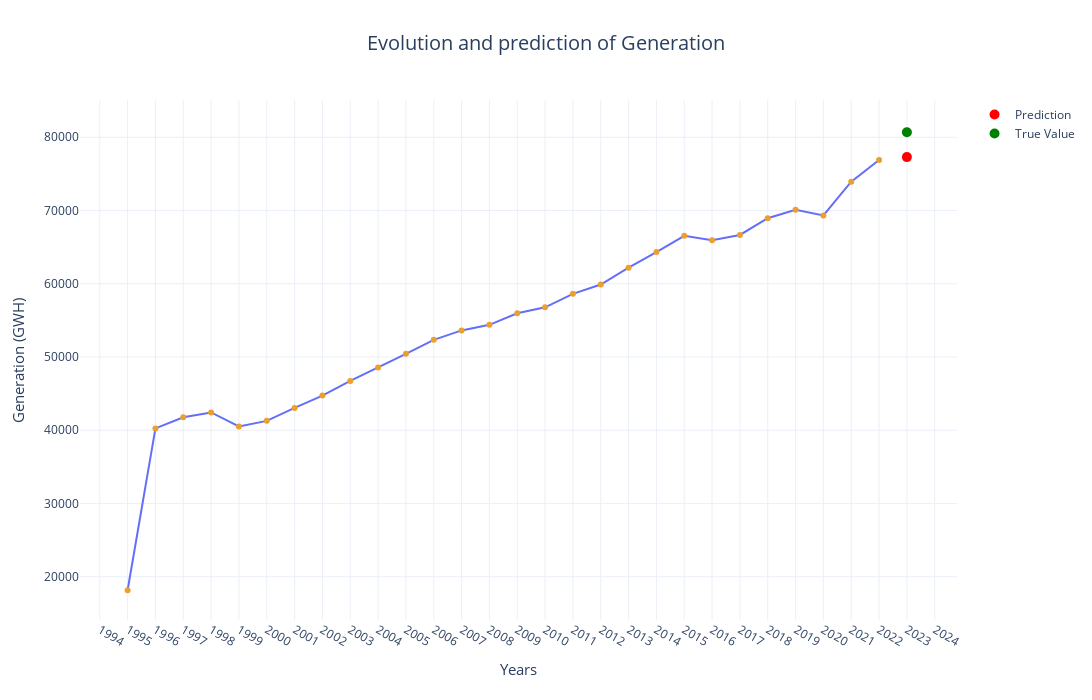

Notebook source saved alongside this figure:
### Markdown cell above
# Linear Regression Model for Predicting Future Generation Values

### Code cell
temp_reg=LinearRegression()
#df=df.loc[df["Year"] >1995]
data=yearlygeneration.groupby("Fecha").sum(numeric_only=True).reset_index()
temp_reg.fit(np.array(data["Fecha"]).reshape(-1,1),np.array(data["Total"]).reshape(-1,1))
prediccion= temp_reg.predict(np.array(2023).reshape(1,-1)).item()
#fig = px.scatter(data, x='Fecha', y='Total', title='Evolution and prediction of Generation',
    #             labels={'Fecha': 'Years', 'Total': 'Generation (GWH)'})
fig =px.line(data, x='Fecha', y='Total', title='Evolution and prediction of Generation',
                 labels={'Fecha': 'Years', 'Total': 'Generation (GWH)'},markers=True)
fig.update_traces(marker=dict(color='#EBA02E'))

# Add the prediction point
fig.add_trace(go.Scatter(
    x=[2023], y=[prediccion],
    mode='markers', name='Prediction',
    marker=dict(color='red', size=10)
))

# Add the true value point
fig.add_trace(go.Scatter(
    x=[2023], y=[80687.35],
    mode='markers', name='True Value',
    marker=dict(color='green', size=10)
))

# Update the layout
fig.update_layout(
    xaxis=dict(tickmode='linear'),
    yaxis=dict(tickformat=".0f"),
    template='plotly_white',
    title=dict(font=dict(size=20), x=0.5,  # Centrar el título
        xanchor='center',),
    xaxis_title=dict(font=dict(size=15)),
    yaxis_title=dict(font=dict(size=15)),
    legend=dict(font=dict(size=12)),width=1400,height=700
)

# Show the plot
fig.show()
print(f"The value predicted by the linear regression model is {round(prediccion,2)} GWh (shown in red on the graph), while the actual value is 80,687.35 GWh (shown in green).")
print(f"the difference between the predicted value and the true value is: {round((80687.35-prediccion)/80687.35*100,2)} %")

### Figure 1 — Plotly figure (JSON) as saved in the notebook; plotly's stock layout.template omitted (floating-point values rounded to 4 significant figures)
{"data": [{"hovertemplate": "Years=%{x}<br>Generation (GWH)=%{y}<extra></extra>", "legendgroup": "", "line": {"color": "#636efa", "dash": "solid"}, "marker": {"color": "#EBA02E", "symbol": "circle"}, "mode": "markers+lines", "name": "", "orientation": "v", "showlegend": false, "type": "scatter", "x": [1995, 1996, 1997, 1998, 1999, 2000, 2001, 2002, 2003, 2004, 2005, 2006, 2007, 2008, 2009, 2010, 2011, 2012, 2013, 2014, 2015, 2016, 2017, 2018, 2019, 2020, 2021, 2022], "xaxis": "x", "y": [18148, 40249, 41768, 42422, 40514, 41277, 43048, 44734, 46735, 48563, 50431, 52340, 53627, 54395, 55965, 56787, 58621, 59891, 62197, 64328, 66548, 65943, 66667, 68947, 70114, 69324, 73933, 76908], "yaxis": "y"}, {"marker": {"color": "red", "size": 10}, "mode": "markers", "name": "Prediction", "type": "scatter", "x": [2023], "y": [77290.0]}, {"marker": {"color": "green", "size": 10}, "mode": "markers", "name": "True Value", "type": "scatter", "x": [2023], "y": [80690.0]}], "layout": {"height": 700, "legend": {"font": {"size": 12}, "tracegroupgap": 0}, "title": {"font": {"size": 20}, "text": "Evolution and prediction of Generation", "x": 0.5, "xanchor": "center"}, "width": 1400, "xaxis": {"anchor": "y", "domain": [0, 1], "tickmode": "linear", "title": {"font": {"size": 15}, "text": "Years"}}, "yaxis": {"anchor": "x", "domain": [0, 1], "tickformat": ".0f", "title": {"font": {"size": 15}, "text": "Generation (GWH)"}}}}
